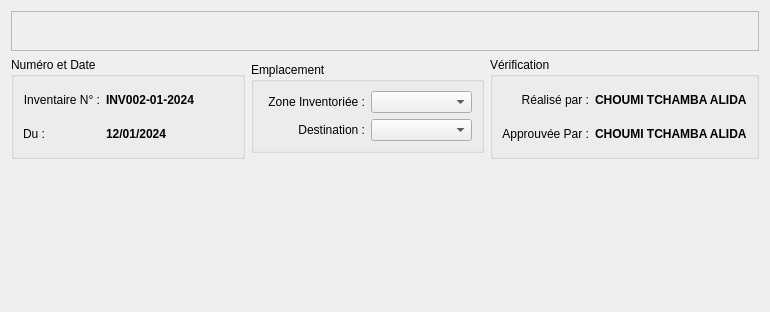
<?xml version="1.0" encoding="UTF-8"?>
<ui version="4.0">
 <class>StockInventoryForm</class>
 <widget class="QWidget" name="StockInventoryForm">
  <property name="geometry">
   <rect>
    <x>0</x>
    <y>0</y>
    <width>770</width>
    <height>312</height>
   </rect>
  </property>
  <property name="windowTitle">
   <string>Entrée en Stock</string>
  </property>
  <layout class="QVBoxLayout" name="verticalLayout_3">
   <item>
    <widget class="CaptionWidget" name="caption">
     <property name="enabled">
      <bool>true</bool>
     </property>
     <property name="minimumSize">
      <size>
       <width>0</width>
       <height>40</height>
      </size>
     </property>
     <property name="maximumSize">
      <size>
       <width>16777215</width>
       <height>40</height>
      </size>
     </property>
     <property name="frameShape">
      <enum>QFrame::StyledPanel</enum>
     </property>
     <property name="frameShadow">
      <enum>QFrame::Plain</enum>
     </property>
     <property name="lineWidth">
      <number>0</number>
     </property>
     <layout class="QHBoxLayout" name="horizontalLayout_7"/>
    </widget>
   </item>
   <item>
    <layout class="QHBoxLayout" name="headerLayout">
     <item>
      <widget class="QGroupBox" name="referenceBox">
       <property name="sizePolicy">
        <sizepolicy hsizetype="Preferred" vsizetype="Fixed">
         <horstretch>0</horstretch>
         <verstretch>0</verstretch>
        </sizepolicy>
       </property>
       <property name="minimumSize">
        <size>
         <width>0</width>
         <height>102</height>
        </size>
       </property>
       <property name="title">
        <string>Numéro et Date</string>
       </property>
       <property name="alignment">
        <set>Qt::AlignLeading|Qt::AlignLeft|Qt::AlignTop</set>
       </property>
       <layout class="QGridLayout" name="gridLayout_4">
        <item row="0" column="0">
         <layout class="QGridLayout" name="referenceLayout">
          <item row="1" column="0">
           <widget class="QLabel" name="dateEdit">
            <property name="sizePolicy">
             <sizepolicy hsizetype="Fixed" vsizetype="Preferred">
              <horstretch>0</horstretch>
              <verstretch>0</verstretch>
             </sizepolicy>
            </property>
            <property name="text">
             <string>Du :</string>
            </property>
            <property name="alignment">
             <set>Qt::AlignRight|Qt::AlignTrailing|Qt::AlignVCenter</set>
            </property>
           </widget>
          </item>
          <item row="1" column="1">
           <widget class="QLabel" name="date">
            <property name="sizePolicy">
             <sizepolicy hsizetype="Ignored" vsizetype="Preferred">
              <horstretch>0</horstretch>
              <verstretch>0</verstretch>
             </sizepolicy>
            </property>
            <property name="minimumSize">
             <size>
              <width>70</width>
              <height>0</height>
             </size>
            </property>
            <property name="font">
             <font>
              <bold>true</bold>
             </font>
            </property>
            <property name="text">
             <string>12/01/2024</string>
            </property>
           </widget>
          </item>
          <item row="0" column="0">
           <widget class="QLabel" name="referenceEdit">
            <property name="sizePolicy">
             <sizepolicy hsizetype="Fixed" vsizetype="Preferred">
              <horstretch>0</horstretch>
              <verstretch>0</verstretch>
             </sizepolicy>
            </property>
            <property name="text">
             <string>Inventaire N° :</string>
            </property>
            <property name="alignment">
             <set>Qt::AlignRight|Qt::AlignTrailing|Qt::AlignVCenter</set>
            </property>
           </widget>
          </item>
          <item row="0" column="1">
           <widget class="QLabel" name="reference">
            <property name="sizePolicy">
             <sizepolicy hsizetype="Ignored" vsizetype="Preferred">
              <horstretch>0</horstretch>
              <verstretch>0</verstretch>
             </sizepolicy>
            </property>
            <property name="minimumSize">
             <size>
              <width>95</width>
              <height>0</height>
             </size>
            </property>
            <property name="font">
             <font>
              <bold>true</bold>
             </font>
            </property>
            <property name="text">
             <string>INV002-01-2024</string>
            </property>
            <property name="alignment">
             <set>Qt::AlignLeading|Qt::AlignLeft|Qt::AlignVCenter</set>
            </property>
           </widget>
          </item>
         </layout>
        </item>
       </layout>
      </widget>
     </item>
     <item>
      <widget class="QGroupBox" name="locationBox">
       <property name="sizePolicy">
        <sizepolicy hsizetype="Preferred" vsizetype="Fixed">
         <horstretch>0</horstretch>
         <verstretch>0</verstretch>
        </sizepolicy>
       </property>
       <property name="title">
        <string>Emplacement</string>
       </property>
       <property name="alignment">
        <set>Qt::AlignLeading|Qt::AlignLeft|Qt::AlignTop</set>
       </property>
       <layout class="QGridLayout" name="gridLayout_6">
        <item row="0" column="0">
         <layout class="QGridLayout" name="locationLayout">
          <item row="0" column="0">
           <widget class="QLabel" name="sourceEdit">
            <property name="text">
             <string>Zone Inventoriée :</string>
            </property>
            <property name="alignment">
             <set>Qt::AlignRight|Qt::AlignTrailing|Qt::AlignVCenter</set>
            </property>
           </widget>
          </item>
          <item row="0" column="1">
           <widget class="QComboBox" name="source"/>
          </item>
          <item row="1" column="0">
           <widget class="QLabel" name="destinationEdit">
            <property name="text">
             <string>Destination :</string>
            </property>
            <property name="alignment">
             <set>Qt::AlignRight|Qt::AlignTrailing|Qt::AlignVCenter</set>
            </property>
           </widget>
          </item>
          <item row="1" column="1">
           <widget class="QComboBox" name="destination"/>
          </item>
         </layout>
        </item>
       </layout>
      </widget>
     </item>
     <item>
      <widget class="QGroupBox" name="partyBox">
       <property name="sizePolicy">
        <sizepolicy hsizetype="Preferred" vsizetype="Fixed">
         <horstretch>0</horstretch>
         <verstretch>0</verstretch>
        </sizepolicy>
       </property>
       <property name="minimumSize">
        <size>
         <width>0</width>
         <height>102</height>
        </size>
       </property>
       <property name="title">
        <string>Vérification</string>
       </property>
       <property name="alignment">
        <set>Qt::AlignLeading|Qt::AlignLeft|Qt::AlignTop</set>
       </property>
       <layout class="QGridLayout" name="gridLayout_2">
        <item row="0" column="0">
         <layout class="QHBoxLayout" name="makerLayout">
          <property name="sizeConstraint">
           <enum>QLayout::SetFixedSize</enum>
          </property>
          <item>
           <widget class="QLabel" name="makerEdit">
            <property name="text">
             <string>Réalisé par :</string>
            </property>
            <property name="alignment">
             <set>Qt::AlignRight|Qt::AlignTrailing|Qt::AlignVCenter</set>
            </property>
           </widget>
          </item>
          <item>
           <widget class="QLabel" name="maker">
            <property name="sizePolicy">
             <sizepolicy hsizetype="Fixed" vsizetype="Preferred">
              <horstretch>0</horstretch>
              <verstretch>0</verstretch>
             </sizepolicy>
            </property>
            <property name="font">
             <font>
              <bold>true</bold>
             </font>
            </property>
            <property name="text">
             <string>CHOUMI TCHAMBA ALIDA</string>
            </property>
           </widget>
          </item>
         </layout>
        </item>
        <item row="1" column="0">
         <layout class="QHBoxLayout" name="approverLayout">
          <property name="sizeConstraint">
           <enum>QLayout::SetFixedSize</enum>
          </property>
          <item>
           <widget class="QLabel" name="approverEdit">
            <property name="text">
             <string>Approuvée Par :</string>
            </property>
            <property name="alignment">
             <set>Qt::AlignRight|Qt::AlignTrailing|Qt::AlignVCenter</set>
            </property>
           </widget>
          </item>
          <item>
           <widget class="QLabel" name="approver">
            <property name="sizePolicy">
             <sizepolicy hsizetype="Fixed" vsizetype="Preferred">
              <horstretch>0</horstretch>
              <verstretch>0</verstretch>
             </sizepolicy>
            </property>
            <property name="font">
             <font>
              <bold>true</bold>
             </font>
            </property>
            <property name="text">
             <string>CHOUMI TCHAMBA ALIDA</string>
            </property>
           </widget>
          </item>
         </layout>
        </item>
       </layout>
      </widget>
     </item>
    </layout>
   </item>
   <item>
    <widget class="ContentLister" name="contentBox" native="true">
     <property name="title" stdset="0">
      <string>Liste des Articles</string>
     </property>
     <layout class="QGridLayout" name="gridLayout">
      <property name="leftMargin">
       <number>0</number>
      </property>
      <property name="topMargin">
       <number>0</number>
      </property>
      <property name="rightMargin">
       <number>0</number>
      </property>
      <property name="bottomMargin">
       <number>0</number>
      </property>
      <property name="spacing">
       <number>0</number>
      </property>
     </layout>
    </widget>
   </item>
   <item>
    <widget class="StockEntryCommandWidget" name="cmd">
     <property name="minimumSize">
      <size>
       <width>0</width>
       <height>25</height>
      </size>
     </property>
     <property name="maximumSize">
      <size>
       <width>16777215</width>
       <height>30</height>
      </size>
     </property>
    </widget>
   </item>
  </layout>
 </widget>
 <customwidgets>
  <customwidget>
   <class>CaptionWidget</class>
   <extends>QFrame</extends>
   <header>widget/caption_widget.h</header>
   <container>1</container>
  </customwidget>
  <customwidget>
   <class>ContentLister</class>
   <extends>QWidget</extends>
   <header>widget/content_lister.h</header>
   <container>1</container>
  </customwidget>
  <customwidget>
   <class>StockEntryCommandWidget</class>
   <extends>QFrame</extends>
   <header>views/stock_entry_command_widget.h</header>
   <container>1</container>
  </customwidget>
 </customwidgets>
 <resources/>
 <connections/>
</ui>
